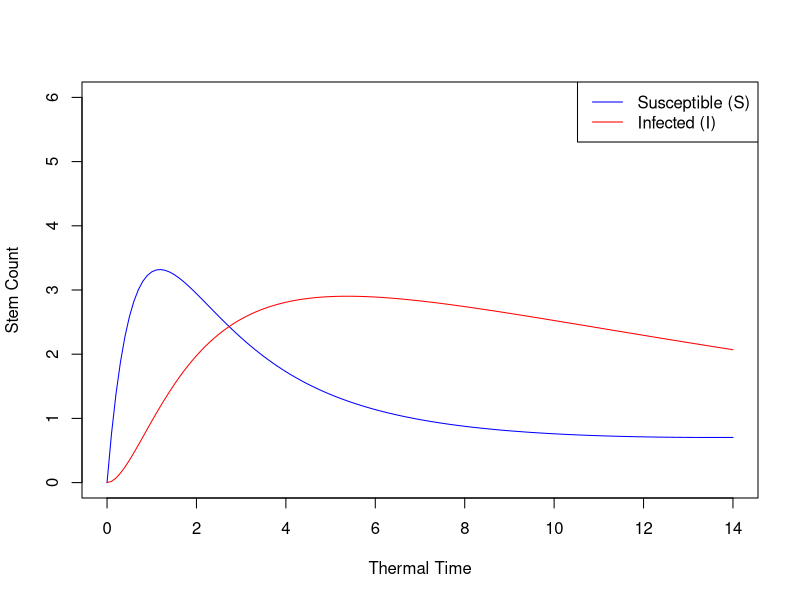
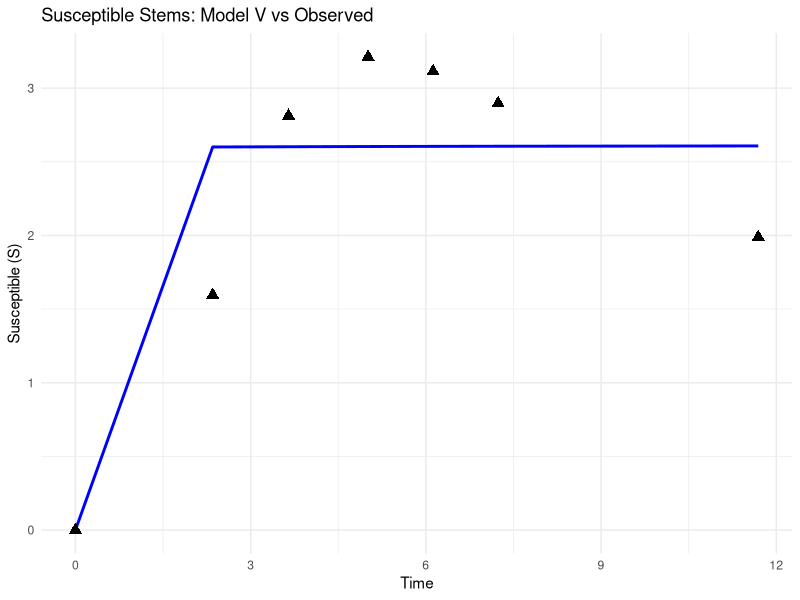
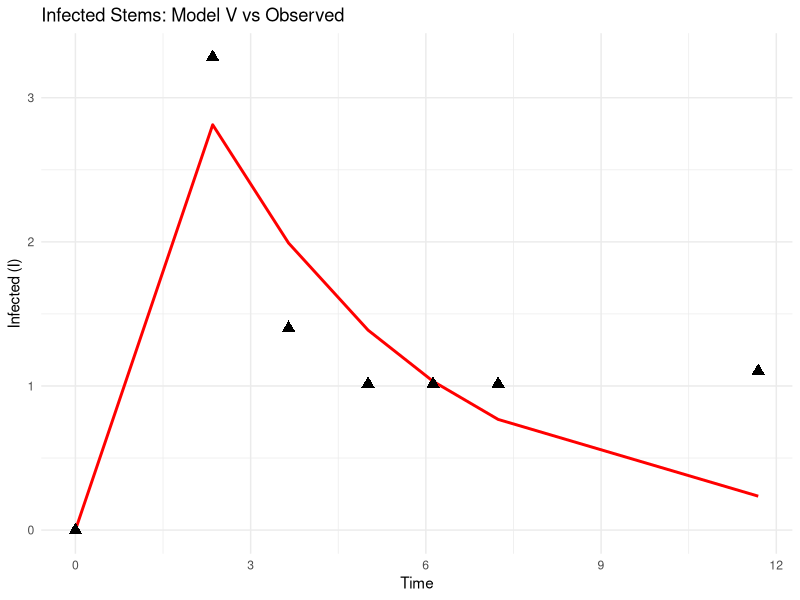
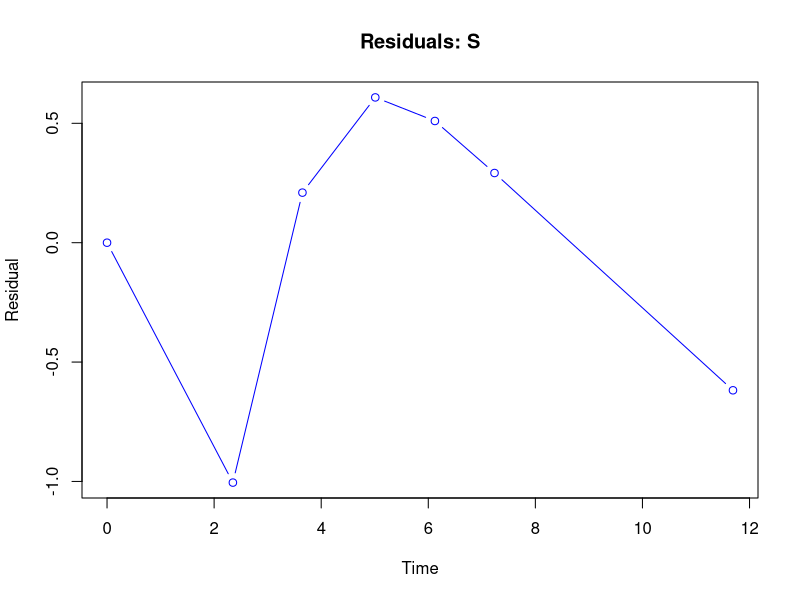
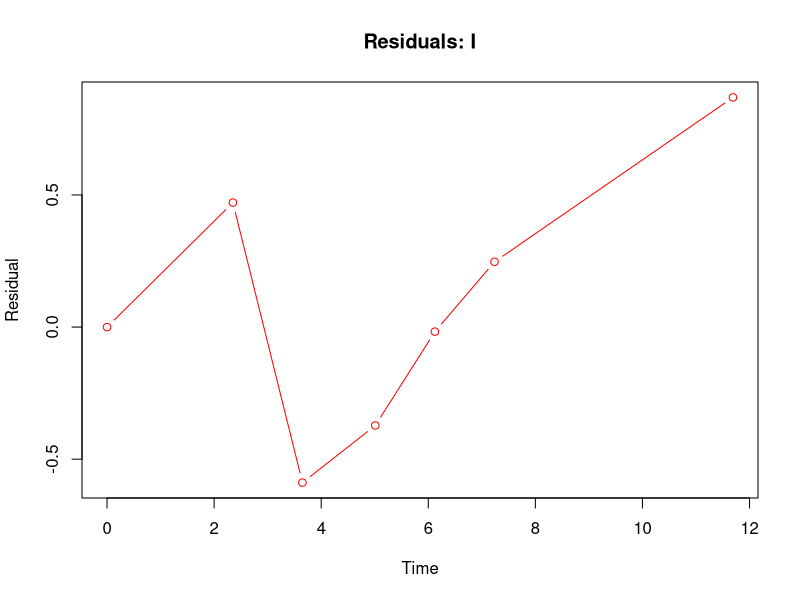
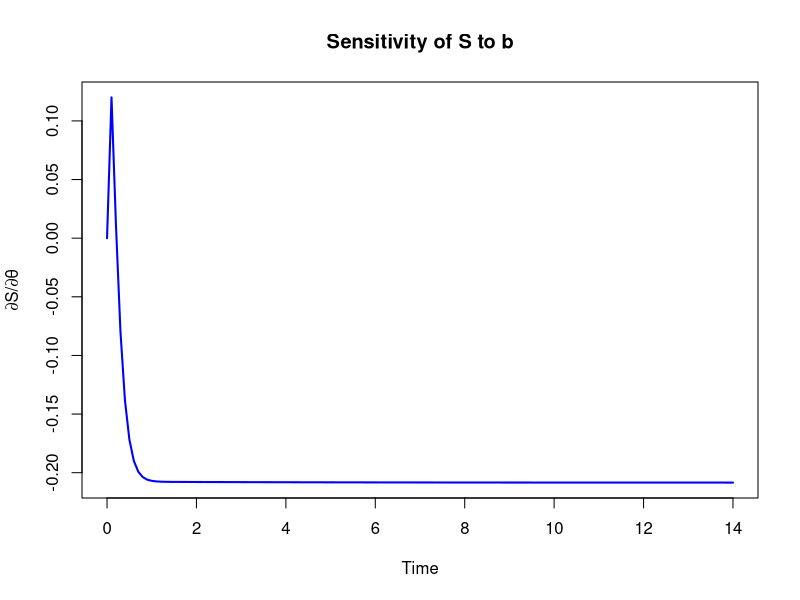
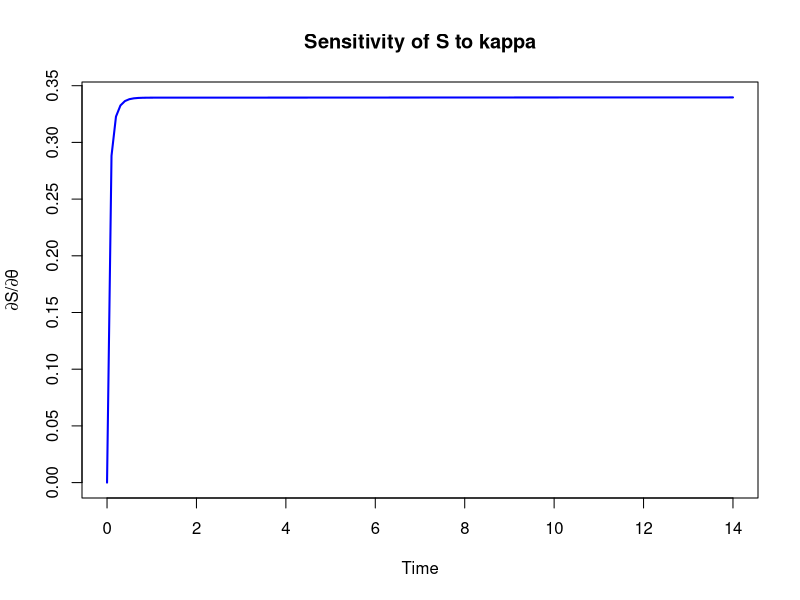
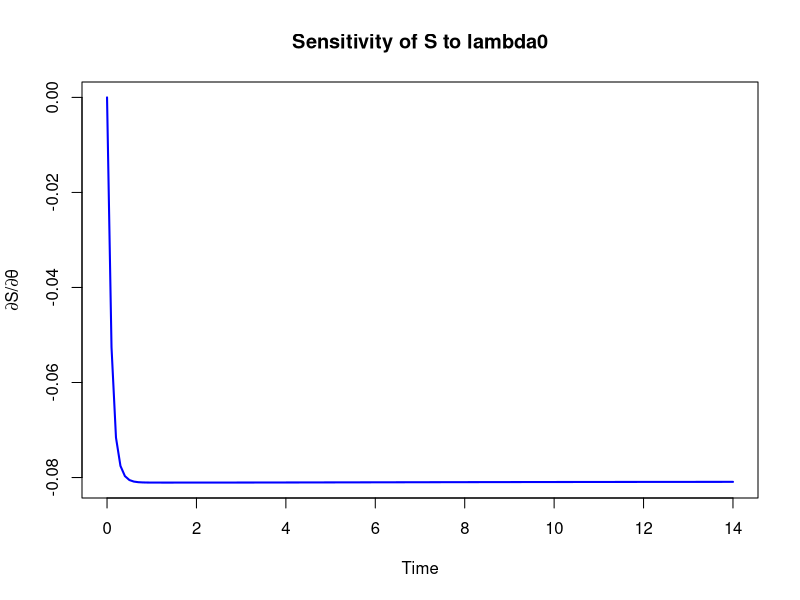

Write the R code that produced these figures, in order.
## ---- chunk 1
knitr::opts_chunk$set(
  echo = TRUE,
  message = FALSE,
  warning = FALSE,
  results = 'hide',
  fig.show = 'hide',
  fig.pos = 'H',
  tidy = TRUE,
  cache = FALSE
)
## ---- chunk 2

## Loading the Required Libraries:
knitr::opts_chunk$set(echo = TRUE, message = FALSE, warning = FALSE)
library(deSolve)
library(ggplot2)
library(dplyr)
## ---- chunk 3
# Define the model (Model V)
sir_model_v <- function(time, state, parameters) {
  with(as.list(c(state, parameters)), {
    N <- S + I + R
    lambda <- lambda0 * exp(-mu * time)
    f <- (alpha * I) / (gamma + I + S)
    dS <- b * (kappa - N) - lambda * S - f
    dI <- lambda * S - d * I
    dR <- d * I
    return(list(c(dS, dI, dR)))
  })
}
## ---- chunk 4
# Initial conditions
state <- c(S = 0, I = 0, R = 0)

# Parameter values from Table 2 for Model V (high density)
parameters <- c(
  b = 1.467,
  kappa = 5.743,
  lambda0 = 0.499,
  mu = 0.247,
  alpha = 2.106,
  gamma = 0.026,
  d = 0.058
)

# Time points (thermal time in degree days)
times <- seq(0, 14, by = 0.1)

# Solve the ODE
out <- as.data.frame(ode(y = state, times = times, func = sir_model_v, parms = parameters))

head(out)
## ---- chunk 5
# Plot the results
plot(out$time, out$S, type = "l", col = "blue", ylim = c(0,6), ylab = "Stem Count", xlab = "Thermal Time")
lines(out$time, out$I, col = "red")
legend("topright", legend = c("Susceptible (S)", "Infected (I)"), col = c("blue", "red"), lty = 1)
## ---- chunk 6
# Your estimated data (thermal time and observed S, I)
data_obs <- data.frame( 
  time = c(0, 2.3505, 3.6495, 5.0103, 6.1237, 7.2371, 11.6907),
  I_obs = c(0, 3.2836, 1.4030, 1.0149, 1.0149, 1.0149, 1.1045),
  S_obs = c(0, 1.5958, 2.8119, 3.2122, 3.1145, 2.8975, 1.9895)
)

## ---- chunk 7
# Objective function: sum of squared errors
rss_function <- function(par) {
  names(par) <- c("b", "kappa", "lambda0", "mu", "alpha", "gamma", "d")
  state <- c(S = 0, I = 0, R = 0)
  times <- data_obs$time
  out <- as.data.frame(ode(y = state, times = times, func = sir_model_v, parms = par))
  pred <- out[, c("S", "I")]
  rss_S <- sum((data_obs$S_obs - out$S)^2)
  rss_I <- sum((data_obs$I_obs - out$I)^2)
  rss <- sum((data_obs$S - pred$S)^2 + (data_obs$I - pred$I)^2)
  return(rss)
}  
# Initial guess for the parameters
init_guess <- c(
  b = 1.467, kappa = 5.743, lambda0 = 0.499,
  mu = 0.247, alpha = 2.106, gamma = 0.026, d = 0.058
)

# Fit the model
fit <- optim(init_guess, fn = rss_function, method = "L-BFGS-B",
            lower = rep(0.0001, 7), control = list(maxit = 1000))

# Show fitted parameters
best_fit_params <- fit$par
print(best_fit_params, 5)

# Get RSS value
print(paste("Best RSS:", fit$value))

## ---- chunk 8
# Cost function: returns RSS for S and I separately
state <- c(S = 0, I = 0, R = 0)
times <- data_obs$time
output <- as.data.frame(ode(y = state, times = times,
                            func = sir_model_v,
                            parms = best_fit_params))
  
rss_S <- sum((data_obs$S_obs - output$S)^2)
rss_I <- sum((data_obs$I_obs - output$I)^2)
cat("RSS for S:", round(rss_S, 5), "\nRSS for I:", round(rss_I, 5))

## ---- chunk 9
library(ggplot2)

# Plot for Susceptible
p_s <- ggplot() +
  geom_line(data = output, aes(x = time, y = S), color = "blue", size = 1) +
  geom_point(data = data_obs, aes(x = time, y = S_obs), color = "black", shape = 17, size = 3) +
  labs(title = "Susceptible Stems: Model V vs Observed",
       x = "Time", y = "Susceptible (S)") +
  theme_minimal()
p_s
# Plot for Infected
p_i <- ggplot() +
  geom_line(data = output, aes(x = time, y = I), color = "red", size = 1) +
  geom_point(data = data_obs, aes(x = time, y = I_obs), color = "black", shape = 17, size = 3) +
  labs(title = "Infected Stems: Model V vs Observed",
       x = "Time", y = "Infected (I)") +
  theme_minimal()
p_i

## ---- chunk 10
residuals_S <- data_obs$S_obs - output$S
residuals_I <- data_obs$I_obs - output$I
plot(data_obs$time, residuals_S, type="b", col="blue", main="Residuals: S", ylab="Residual", xlab="Time")
plot(data_obs$time, residuals_I, type="b", col="red", main="Residuals: I", ylab="Residual", xlab="Time")


## ---- chunk 11
# Sensitivity analysis for each parameter using finite differences
sensitivity_analysis <- function(base_params, param_names, epsilon = 1e-3) {
  base_state <- c(S = 0, I = 0, R = 0)
  times <- seq(0, 14, by = 0.1)
  base_out <- as.data.frame(ode(y = base_state, times = times, func = sir_model_v, parms = base_params))
  
  sensitivities <- list()
  
  for (pname in param_names) {
    perturbed <- base_params
    perturbed[pname] <- perturbed[pname] + epsilon
    perturbed_out <- as.data.frame(ode(y = base_state, times = times, func = sir_model_v, parms = perturbed))
    
    dS <- (perturbed_out$S - base_out$S) / epsilon
    dI <- (perturbed_out$I - base_out$I) / epsilon
    
    sensitivities[[pname]] <- data.frame(time = times, dS = dS, dI = dI)
  }
  
  return(sensitivities)
}

# Run sensitivity analysis
param_names <- names(best_fit_params)
sensitivity_results <- sensitivity_analysis(best_fit_params, param_names)

## ---- chunk 12
# Plot sensitivity for Susceptible stems
library(tidyr)

for (pname in names(sensitivity_results)) {
  df <- sensitivity_results[[pname]]
  plot(df$time, df$dS, type = "l", col = "blue", lwd = 2,
       main = paste("Sensitivity of S to", pname),
       ylab = "∂S/∂θ", xlab = "Time")
}

# Plot sensitivity for Infected stems
for (pname in names(sensitivity_results)) {
  df <- sensitivity_results[[pname]]
  plot(df$time, df$dI, type = "l", col = "red", lwd = 2,
       main = paste("Sensitivity of I to", pname),
       ylab = "∂I/∂θ", xlab = "Time")
}

## ---- chunk 13

# Extract max absolute sensitivities for each parameter
library(tibble)

summary_df <- tibble(
  Parameter = names(sensitivity_results),
  Max_dS = sapply(sensitivity_results, function(df) max(abs(df$dS))),
  Max_dI = sapply(sensitivity_results, function(df) max(abs(df$dI)))
)

# Melt for ggplot
library(tidyr)
summary_long <- pivot_longer(summary_df, cols = c(Max_dS, Max_dI), names_to = "Output", values_to = "MaxSensitivity")

# Rename for nicer plot
summary_long$Output <- recode(summary_long$Output, Max_dS = "Susceptible (S)", Max_dI = "Infected (I)")

# Plot
library(ggplot2)
ggplot(summary_long, aes(x = Parameter, y = MaxSensitivity, fill = Output)) +
  geom_bar(stat = "identity", position = "dodge") +
  labs(title = "Maximum Sensitivity of Model Outputs to Parameters",
       y = "Max |∂Output/∂Parameter|",
       x = "Model Parameter") +
  theme_minimal() +
  scale_fill_manual(values = c("steelblue", "tomato"))

## ---- chunk 14
# Create residuals in tidy format
library(tidyr)

residuals_df <- data_obs %>%
  left_join(output, by = "time") %>%
  mutate(
    S_residual = S_obs - S,
    I_residual = I_obs - I
  ) %>%
  select(time, S_residual, I_residual) %>%
  pivot_longer(cols = c(S_residual, I_residual),
               names_to = "Compartment", values_to = "Residual") %>%
  mutate(Compartment = recode(Compartment,
                              S_residual = "Susceptible (S)",
                              I_residual = "Infected (I)"))

# Plot residuals
ggplot(residuals_df, aes(x = time, y = Residual, color = Compartment)) +
  geom_point(size = 3) +
  geom_hline(yintercept = 0, linetype = "dashed") +
  labs(title = "Residuals – Model V Fit",
       x = "Time",
       y = "Observed - Model") +
  theme_minimal()

## ---- chunk 15
# Values of 'b' to test around the base value (Model V high density value: 1.467)
b_values <- c(1.0, 1.467, 1.9)
colors <- c("red", "green", "blue")

# Store results
results_b <- list()

# Time points
times <- seq(0, 14, by = 0.1)

# Loop through b values
for (b in b_values) {
  params_b <- best_fit_params
  params_b["b"] <- b
  
  out_b <- as.data.frame(ode(y = c(S = 0, I = 0, R = 0),
                             times = times,
                             func = sir_model_v,
                             parms = params_b))
  out_b$b_value <- b
  results_b[[as.character(b)]] <- out_b
}

# Combine into one data frame
sensitivity_b_df <- bind_rows(results_b)

# Plot for Susceptible (S)
ggplot(sensitivity_b_df, aes(x = time, y = S, color = factor(b_value))) +
  geom_line(size = 1) +
  labs(title = "Sensitivity to b (Stem Production Rate)", 
       subtitle = "Effect of b on Susceptible (S)",
       x = "Time", y = "Susceptible",
       color = "b value") +
  theme_minimal()

# Plot for Infected (I)
ggplot(sensitivity_b_df, aes(x = time, y = I, color = factor(b_value))) +
  geom_line(size = 1) +
  labs(title = "Sensitivity to b (Stem Production Rate)", 
       subtitle = "Effect of b on Infected (I)",
       x = "Time", y = "Infected",
       color = "b value") +
  theme_minimal()
